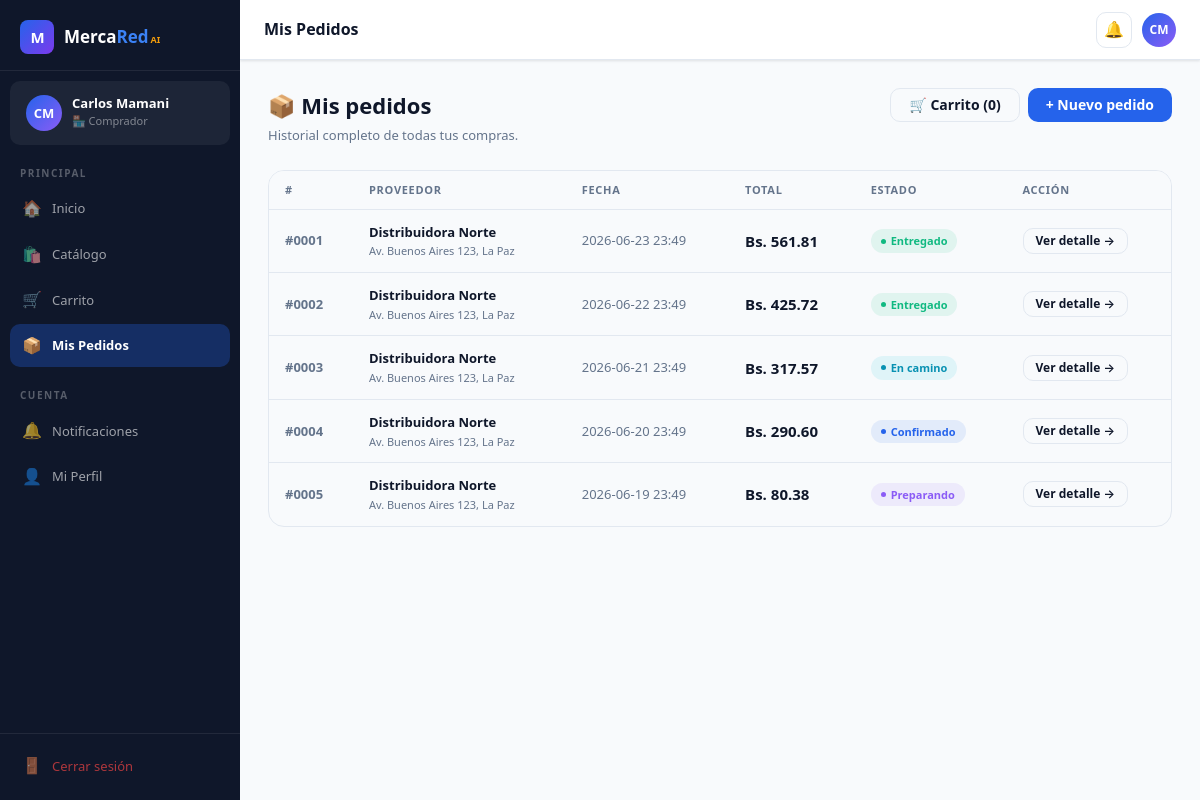
The page /buyer/orders (signed in) on the database its author committed.
### tables this page shows
CREATE TABLE users (
        id          INTEGER PRIMARY KEY AUTOINCREMENT,
        email       TEXT    UNIQUE NOT NULL,
        password    TEXT    NOT NULL,
        role        TEXT    NOT NULL DEFAULT 'buyer',   -- buyer | seller | transporter | admin
        full_name   TEXT    NOT NULL,
        company     TEXT,
        phone       TEXT,
        city        TEXT    DEFAULT 'La Paz',
        avatar_initials TEXT,
        created_at  TEXT    DEFAULT (datetime('now')),
        is_active   INTEGER DEFAULT 1,
        bio         TEXT
    );

CREATE TABLE orders (
        id           INTEGER PRIMARY KEY AUTOINCREMENT,
        buyer_id     INTEGER NOT NULL REFERENCES users(id),
        seller_id    INTEGER NOT NULL REFERENCES users(id),
        transporter_id INTEGER REFERENCES users(id),
        status       TEXT    DEFAULT 'pending',
        -- pending | confirmed | preparing | in_transit | delivered | cancelled
        total        REAL    NOT NULL,
        notes        TEXT,
        delivery_address TEXT,
        created_at   TEXT    DEFAULT (datetime('now')),
        updated_at   TEXT    DEFAULT (datetime('now'))
    );

### app.py (the view)
@app.route('/buyer/orders')
@login_required
def buyer_orders():
    if current_user.role != 'buyer': return redirect(url_for('dashboard'))
    orders = query("""
        SELECT o.*, u.full_name as seller_name, u.company as seller_company
        FROM orders o JOIN users u ON o.seller_id=u.id
        WHERE o.buyer_id=?
        ORDER BY o.created_at DESC
    """, (current_user.id,))
    cart_count = query("SELECT COALESCE(SUM(qty),0) as c FROM cart_items WHERE user_id=?",
                       (current_user.id,), one=True)['c']
    return render_template('buyer/orders.html', orders=orders, cart_count=cart_count)

### app.py (called while the page is built)
def get_db():
    conn = sqlite3.connect(DB_PATH)
    conn.row_factory = sqlite3.Row
    return conn

def query(sql, args=(), one=False, commit=False):
    conn = get_db()
    cur  = conn.execute(sql, args)
    if commit:
        conn.commit()
        rv = cur.lastrowid
    else:
        rv = cur.fetchone() if one else cur.fetchall()
    conn.close()
    return rv

@login_manager.user_loader
def load_user(user_id):
    row = query("SELECT * FROM users WHERE id=?", (user_id,), one=True)
    return User(row) if row else None

def notif_count():
    if not current_user.is_authenticated:
        return 0
    return query("SELECT COUNT(*) as c FROM notifications WHERE user_id=? AND is_read=0",
                 (current_user.id,), one=True)['c']

### templates/buyer/orders.html (shortened to what this page needs)
{% extends "base.html" %}
{% block topbar_title %}Mis Pedidos{% endblock %}
{% block content %}
<div class="page-header">
  <div><h1>📦 Mis pedidos</h1><p>Historial completo de todas tus compras.</p></div>
  <div style="display:flex;gap:8px">
    <a href="{{ url_for('buyer_cart') }}" class="btn btn-ghost">🛒 Carrito ({{ cart_count }})</a>
    <a href="{{ url_for('buyer_catalogue') }}" class="btn btn-primary">+ Nuevo pedido</a>
  </div>
</div>
{% if orders %}
<div class="table-wrap">
  <table>
    <thead>
      <tr><th>#</th><th>Proveedor</th><th>Fecha</th><th>Total</th><th>Estado</th><th>Acción</th></tr>
    </thead>
    <tbody>
      {% for o in orders %}
      <tr>
        <td style="font-weight:800;color:var(--muted);font-size:13px">#{{ '%04d'|format(o.id) }}</td>
        <td>
          <div style="font-weight:700;font-size:13px">{{ o.seller_company or o.seller_name }}</div>
          <div style="font-size:11px;color:var(--muted)">{{ o.delivery_address or '—' }}</div>
        </td>
        <td style="font-size:13px;color:var(--muted)">{{ o.created_at[:16] }}</td>
        <td style="font-weight:800;font-size:15px">Bs. {{ '%.2f'|format(o.total) }}</td>
        <td>
          <span class="status s-{{ o.status }}">
            {{ {'pending':'Pendiente','confirmed':'Confirmado','preparing':'Preparando','in_transit':'En camino','delivered':'Entregado','cancelled':'Cancelado'}[o.status] }}
          </span>
        </td>
        <td><a href="{{ url_for('buyer_order_detail', oid=o.id) }}" class="btn btn-ghost btn-sm">Ver detalle →</a></td>
      </tr>
      {% endfor %}
    </tbody>
  </table>
</div>
{% endif %}
{% endblock %}

### templates/base.html (shortened to what this page needs)
<!DOCTYPE html>
<html lang="es">
<head>
</head>
<body>
{% if current_user.is_authenticated %}
<div class="app-layout">
  <aside class="sidebar" id="sidebar">
    <div class="sidebar-logo">
      <div class="logo-icon">M</div>
      <div class="logo-text">Merca<span>Red</span><small>AI</small></div>
    </div>
    <div class="sidebar-user">
      <div class="avatar">{{ current_user.avatar_initials }}</div>
      <div>
        <div class="user-name">{{ current_user.full_name }}</div>
        <div class="user-role">{{ ROLE_ICONS[current_user.role] }} {{ ROLE_LABELS[current_user.role] }}</div>
      </div>
    </div>
    <nav class="sidebar-nav">
      {% if current_user.role == 'buyer' %}
        <div class="nav-section-label">Principal</div>
        <a href="{{ url_for('buyer_home') }}" class="nav-link {% if request.endpoint=='buyer_home' %}active{% endif %}">
          <span class="icon">🏠</span> Inicio
        </a>
        <a href="{{ url_for('buyer_catalogue') }}" class="nav-link {% if request.endpoint=='buyer_catalogue' %}active{% endif %}">
          <span class="icon">🛍️</span> Catálogo
        </a>
        <a href="{{ url_for('buyer_cart') }}" class="nav-link {% if request.endpoint=='buyer_cart' %}active{% endif %}">
          <span class="icon">🛒</span> Carrito
          {% set cc = notif_count() %}
        </a>
        <a href="{{ url_for('buyer_orders') }}" class="nav-link {% if 'buyer_order' in request.endpoint %}active{% endif %}">
          <span class="icon">📦</span> Mis Pedidos
        </a>
      {% elif current_user.role == 'transporter' %}
        <div class="nav-section-label">Principal</div>
        <a href="{{ url_for('transporter_home') }}" class="nav-link {% if request.endpoint=='transporter_home' %}active{% endif %}">
          <span class="icon">🚚</span> Mis Entregas
        </a>
      {% elif current_user.role == 'admin' %}
        <div class="nav-section-label">Administración</div>
        <a href="{{ url_for('admin_home') }}" class="nav-link {% if request.endpoint=='admin_home' %}active{% endif %}">
          <span class="icon">⚙️</span> Panel Admin
        </a>
      {% endif %}
      <div class="nav-section-label" style="margin-top:10px">Cuenta</div>
      <a href="{{ url_for('notifications') }}" class="nav-link {% if request.endpoint=='notifications' %}active{% endif %}">
        <span class="icon">🔔</span> Notificaciones
        {% set nc = notif_count() %}{% if nc > 0 %}<span class="badge amber">{{ nc }}</span>{% endif %}
      </a>
      <a href="{{ url_for('profile') }}" class="nav-link {% if request.endpoint=='profile' %}active{% endif %}">
        <span class="icon">👤</span> Mi Perfil
      </a>
    </nav>
    <div class="sidebar-bottom">
      <a href="{{ url_for('logout') }}" class="nav-link" style="color:rgba(239,68,68,.7)">
        <span class="icon">🚪</span> Cerrar sesión
      </a>
    </div>
  </aside>
  <div class="main-wrap">
    <header class="topbar">
      <span class="topbar-title">{% block topbar_title %}MercaRed AI{% endblock %}</span>
      <div class="topbar-right">
        <a href="{{ url_for('notifications') }}" class="topbar-btn" title="Notificaciones">
          🔔
        </a>
        <a href="{{ url_for('profile') }}" class="topbar-avatar">{{ current_user.avatar_initials }}</a>
      </div>
    </header>
    <main class="page-content">
      {% block content %}{% endblock %}
    </main>
  </div>
</div>
{% else %}
  {% block public_content %}{% endblock %}
{% endif %}
</body>
</html>

### rows shown on the page
users: avatar_initials "CM", full_name "Carlos Mamani", role "🏪", role "Comprador"
orders: id "0001", company "Distribuidora Norte", delivery_address "Av. Buenos Aires 123, La Paz", created_at "2026-06-23 23:49", total "561.81", status "Entregado"
orders: id "0002", company "Distribuidora Norte", delivery_address "Av. Buenos Aires 123, La Paz", created_at "2026-06-22 23:49", total "425.72", status "Entregado"
orders: id "0003", company "Distribuidora Norte", delivery_address "Av. Buenos Aires 123, La Paz", created_at "2026-06-21 23:49", total "317.57", status "En camino"
orders: id "0004", company "Distribuidora Norte", delivery_address "Av. Buenos Aires 123, La Paz", created_at "2026-06-20 23:49", total "290.60", status "Confirmado"
orders: id "0005", company "Distribuidora Norte", delivery_address "Av. Buenos Aires 123, La Paz", created_at "2026-06-19 23:49", total "80.38", status "Preparando"

### other values the page prints
{{ cart_count }} "0"
